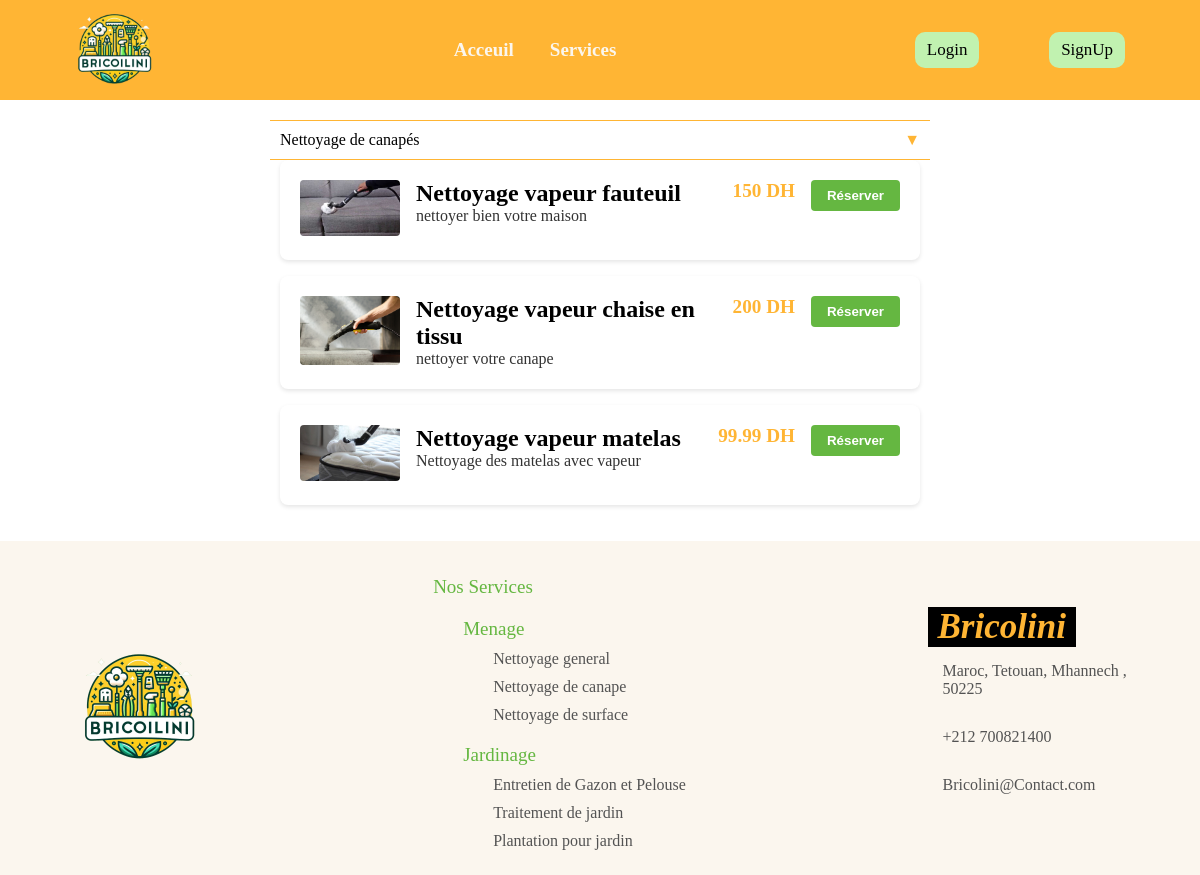
The page /Services/nettoyagedecanapes on the database its author committed.
### tables this page shows
CREATE TABLE IF NOT EXISTS `services` (
  `id` int NOT NULL AUTO_INCREMENT,
  `Id_P` int DEFAULT NULL,
  `Nom` varchar(255) DEFAULT NULL,
  `Description` varchar(255) DEFAULT NULL,
  `Prix` float DEFAULT NULL,
  `Note` float DEFAULT NULL,
  `Nbr_commande` int DEFAULT NULL,
  `image` varchar(255) DEFAULT NULL,
  `categorie` varchar(50) DEFAULT NULL,
  `sousCategorie` varchar(255) DEFAULT NULL,
  PRIMARY KEY (`id`),
  KEY `Id_P` (`Id_P`)
);

### Controllers/Controller.php (called while the page is built, shortened)
<?php
abstract class Controller
{
    public function loadView(string $view, array $data = [])
    {
        extract($data);
        require_once(ROOT . 'Views/' . strtolower(get_class($this)) . '/' . $view . '.php');
    }
}

### Controllers/Services.php (called while the page is built, shortened)
<?php
class Services extends Controller
{
    public function nettoyagedecanapes()
    {
        $sousCategorie = "Nettoyage de canapés";
        $Services = $this->Service->get_Offre($sousCategorie);
        $this->loadView("Net_Canap", compact("Services"));
    }
}
?>

### Models/Service.php (called while the page is built, shortened)
<?php
class Service extends Model {
    public function __construct() {
        $this->table = "services";
    }
    public function get_Offre(String $nom){
        $sql = "SELECT * FROM " . $this->table . " WHERE sousCategorie = '" . $nom."'";
        $query = self::$instance->prepare($sql);
        $query->execute();
        return $query->fetchAll();
    }
}
?>

### Views/Services/Net_Canap.php (the view, shortened to what this page needs)
<!DOCTYPE html>
<html lang="en">
<head>
    <link rel="stylesheet" href="http://localhost/Bricolini/Views/public/style/Style.css">
    <link rel="stylesheet" href="http://localhost/Bricolini/Views/public/style/styleoffre.css">
</head>
<body>
<?php include 'Views/Components/Nav.php'; ?>
    <section class="services-section">
    <div class="dropdown active">Nettoyage de canapés</div>
    <div class="content">
    <?php foreach ($Services as $service): ?>
        <form id="form-<?= $service['id'] ?>" method="post" class="ajax-form">
            <div class="service-item">
                <div class="service-image">
                    <img src="http://<?= $_SERVER['SERVER_NAME'] ?>/Bricolini/Views/public/images/<?= $service['image'] ?>">
                </div>
                <div class="service-description">
                    <h2 class="service-title"><?= $service['Nom'] ?></h2>
                    <p><?= $service['Description'] ?></p>
                </div>
                <p class="service-price"><?= $service['Prix'] ?> DH</p>
                <button class="reserve-button">Réserver</button>
            </div>
        </form>
    <?php endforeach; ?>
        </div>
    </section>
<?php include 'Views/Components/Footer.php'; ?>
</body>
</html>

### index.php (shortened to what this page needs)
<?php
require_once ROOT . 'Controllers/Controller.php';
$url = '';
if (isset($_GET['url'])) {
    $url = explode('/', $_GET['url']);
}
if ( $url[0] != '') {
    $controller = ucfirst($url[0]);
    if (file_exists(ROOT . 'Controllers/' . $controller . '.php')) {
        if (isset($url[1])) {
            $action = $url[1];
        } else {
            $action =  'index';
        }
        if (method_exists($controller, $action)) {
            $controller = new $controller;
            unset($url[0]);
            unset($url[1]);
            call_user_func_array([$controller, $action], $url);
        }
    } else {
        echo "not found";
    }
} else {
    require_once(ROOT . 'Controllers/Main.php');
    $controller = new Main();
    $controller->index();
}

### Views/Components/Nav.php (shortened to what this page needs)
<?php
    if(isset($_SESSION['user_id'])){
        $islogged=true;
        if(!strcmp($_SESSION['user_type'],'client')){
            $type='client';
        }else{
            $type="partenaire";
        }
    }else{
        $islogged=false;
    }
?>
<nav>
    <div class="logoContainer">
        <img src="<?php echo "http://" . $_SERVER['SERVER_NAME'] ."/Bricolini/Views/public/images/logo.png"; ?>" />
    </div>
    <div class="routes">
        <ul>
            <?php
            if(($islogged && !strcmp($type,"client")) || !$islogged){
                echo"
                    <a href='http://localhost/Bricolini'><li>Acceuil</li></a>
                    <a href='http://localhost/Bricolini/Services'><li>Services</li></a>";
            }else if($islogged && !strcmp($type,"partenaire")){
                echo"
                <a href='http://localhost/Bricolini/Partenaire/Historique'><li>Historique</li></a>
                <a href='http://localhost/Bricolini/Partenaire/Interventions'><li>Mes Interventions</li></a>
                <a href='http://localhost/Bricolini/Partenaire/commentaires'><li>Commentaires</li></a>";
            }
            ?>
        </ul>
    </div>
    <div class="auth">
        <?php
        if(!$islogged){
            echo"
            <a href='http://localhost/Bricolini/Authentification/showLoginForm'><button>Login</button></a>
            <a href='http://localhost/Bricolini/Authentification/showSignupForm'><button>SignUp</button></a>";
        }
        ?>
    </div>
</nav>

### Views/Components/Footer.php
<footer>
    <div class="logoHolder">
        <div>
            <img src="<?php echo "http://".$_SERVER['SERVER_NAME']."/Bricolini/Views/public/images/logo.png";?>">
        </div>
    </div>
    <div class="middle">
        <ul class="mainList">
            <li class="title">Nos Services</li>
            <li>
                <ul class="subList">
                    <li class="title">Menage</li>
                    <li><a>Nettoyage general</a></li>
                    <li><a>Nettoyage de canape</a></li>
                    <li><a>Nettoyage de surface</a></li>
                </ul>
            </li>
            <li>
                <ul class="subList">
                    <li class="title">Jardinage</li>
                    <li><a>Entretien de Gazon et Pelouse</a></li>
                    <li><a>Traitement de jardin</a></li>
                    <li><a>Plantation pour jardin</a></li>
                </ul>
            </li>
        </ul>
    </div>
    <div class="end">
        <div>
            <h1>Bricolini</h1>
            <p><i class="fa-solid fa-location-dot"></i> Maroc, Tetouan, Mhannech , 50225 </p>
            <p><i class="fa-solid fa-phone"></i> +212 700821400</p>
            <p><i class="fa-solid fa-envelope"></i> Bricolini@Contact.com</p>
        </div>
    </div>
</footer>

### Views/public/style/Style.css (style rules this page uses)
* { margin: 0; padding: 0; box-sizing: border-box; }
:root { --orange:#FFB534; --white:#FBF6EE; --lightGreen:#C1F2B0; --green:#65B741; --fontSmall:'Trebuchet MS'; --fontBig:'Franklin Gothic Medium'; }
nav { background-color: var(--orange); padding: 0px 40px; display: flex; align-items: center; justify-content: space-between; }
nav .logoContainer { width: 150px; height: 100px; }
nav .logoContainer img { width: 100%; height: 100%; object-fit: contain; }
nav ul { list-style: none; }
nav li, span { padding-inline: 18px; font-family: var(--fontSmall); float: left; color:var(--white); font-size: 19px; font-weight: bold; }
nav .auth { display: flex; align-items: center; justify-content: space-around; width: 25%; }
nav button { background-color: var(--lightGreen); color: black; font-family: var(--fontBig); border: none; border-radius: 10px; padding: 8px 12px; font-size: 17px; cursor: pointer; }
footer { display: grid; grid-template-columns: 20% 55% 20%; grid-template-rows: auto; gap: 20px; padding: 25px; background-color: var(--white); }
footer .logoHolder { position: relative; }
footer .logoHolder div { width: 150px; height: 150px; position: absolute; top: 50%; left: 50%; transform: translate(-50%,-50%); }
footer .logoHolder img { width: 100%; height: 100%; object-fit: cover; }
footer .middle { padding-left: 25%; }
footer ul { list-style: none; }
footer li { padding-top: 10px; font-family: var(--fontSmall); font-size: 16px; }
footer .mainList .title { font-size: 19px; font-family: var(--fontBig); color: var(--green); }
footer .mainList :not(.title) { margin-left: 15px; color: rgb(83, 83, 83); }
footer .end { position: relative; font-family: var(--fontBig); font-size: 16px; }
footer .end div { width: 100%; position: absolute; top: 50%; left: 50%; transform: translate(-50%,-50%); }
footer .end h1 { background-color: black; width: fit-content; padding-inline: 10px; font-size: 35px; font-style: italic; color: var(--orange); font-weight: bold; }
footer .end p { padding: 15px; color: rgb(83, 83, 83); }

### Views/public/style/styleoffre.css (style rules this page uses)
body { background-color: #FFFFFF; }
.services-section { max-width: 700px; margin: 0 auto; padding: 20px; }
.service-item { display: flex; align-items: flex-start; padding: 20px; background: #FFFFFF; border-radius: 8px; box-shadow: 0 2px 4px rgba(0, 0, 0, 0.1); margin-bottom: 16px; transition: box-shadow 0.2s; }
.service-image { margin-right: 16px; }
.service-image img { width: 100px; height: auto; border-radius: 4px; }
.service-description { flex: 1; color: #333; }
.service-price { color: #FFB534; font-weight: bold; margin-right: 16px; font-size: 1.2rem; }
.reserve-button { padding: 8px 16px; background-color: #65B741; color: white; text-align: center; border: none; border-radius: 4px; cursor: pointer; font-weight: bold; }
.dropdown { cursor: pointer; padding: 10px; border: none; background: white; text-align: left; width: 100%; border-top: 1px solid #FFB534; border-bottom: 1px solid #FFB534; }
.dropdown:after { content: '\25B2'; float: right; color: #FFB534; }
.dropdown.active:after { content: '\25BC'; }
.content { padding: 0 10px; max-height: none; overflow: hidden; transition: max-height 0.2s ease-out; background-color: #FFF; }
.service-title { color: #000; margin: 0; }

### rows shown on the page
services: image (picture), Nom "Nettoyage vapeur fauteuil", Description "nettoyer bien votre maison", Prix "150"
services: image (picture), Nom "Nettoyage vapeur chaise en tissu", Description "nettoyer votre canape", Prix "200"
services: image (picture), Nom "Nettoyage vapeur matelas", Description "Nettoyage des matelas avec vapeur", Prix "99.99"
